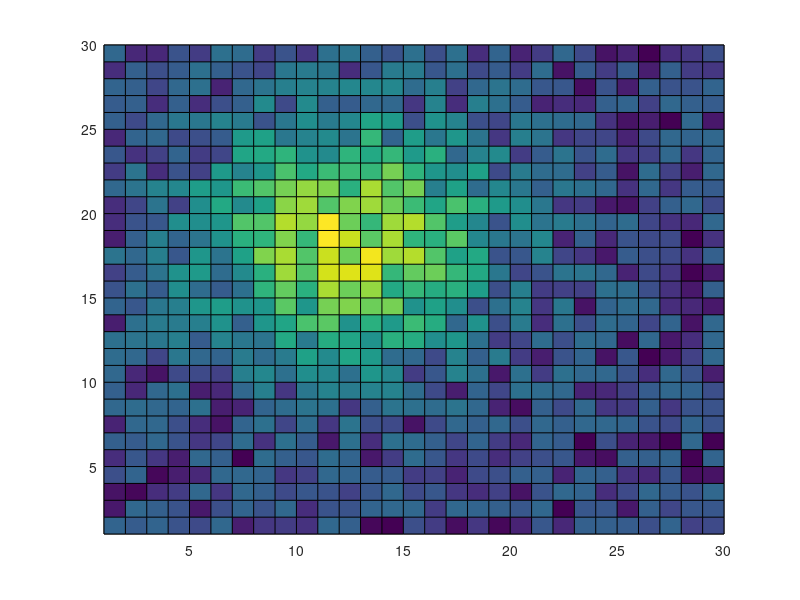
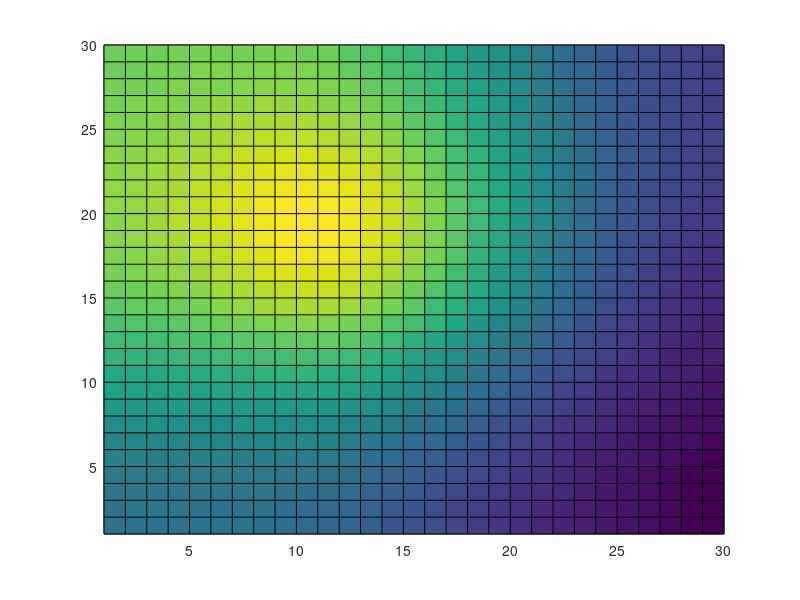

Write the MATLAB code that produced these figures, in order.

%  -------------------------------------------------------------------
%
%   Code to examine phase synchrony
%
%   For Chapter 12, Section 12.4.4 of
%   Keener and Sneyd, Mathematical Physiology, 3rd Edition, Springer.
%
%   Written by James Keener and James Sneyd.
%
%  -------------------------------------------------------------------

N = 30; % size of grid
Nsq=N^2;
Xcent = 12; 
Ycent = 18; % center of the grid
scale = 50;
amp = 0.3;

[X,Y]= meshgrid(1:N,1:N);
rad= (X-Xcent).^2+(Y-Ycent).^2;
P = rand(N,N);
Pf =  2.*P.*(1-P);

smth=exp(-rad/scale)+Pf;
figure(1)
mxsm = max(max(smth));
smth=smth/mxsm;
pcolor(smth)
 

%create the Nsq x Nsq coupling matrix

offdiag = [ones(N-1,1)]; % off-diagonal 

for j = 1:N-1
    offdiag = [offdiag;0;ones(N-1,1)];
end
A=diag(offdiag,1)+diag(offdiag,-1)+diag(ones(N*(N-1),1),N)+diag(ones(N*(N-1),1),-N);
Ad = sum(A);
A=A-diag(Ad);

% create the rhs
rhs=reshape(smth,Nsq,1);

%project out the adjoint nullspace
srhs=sum(rhs);
rhs = rhs-ones(Nsq,1)*srhs/Nsq;

% replace last row of A by ones
A(Nsq,:)=ones(1,Nsq);
rhs(Nsq) = 1;

phase=A\rhs;
nphase = -reshape(phase,N,N);
figure(2)
pcolor(nphase)
 




   

